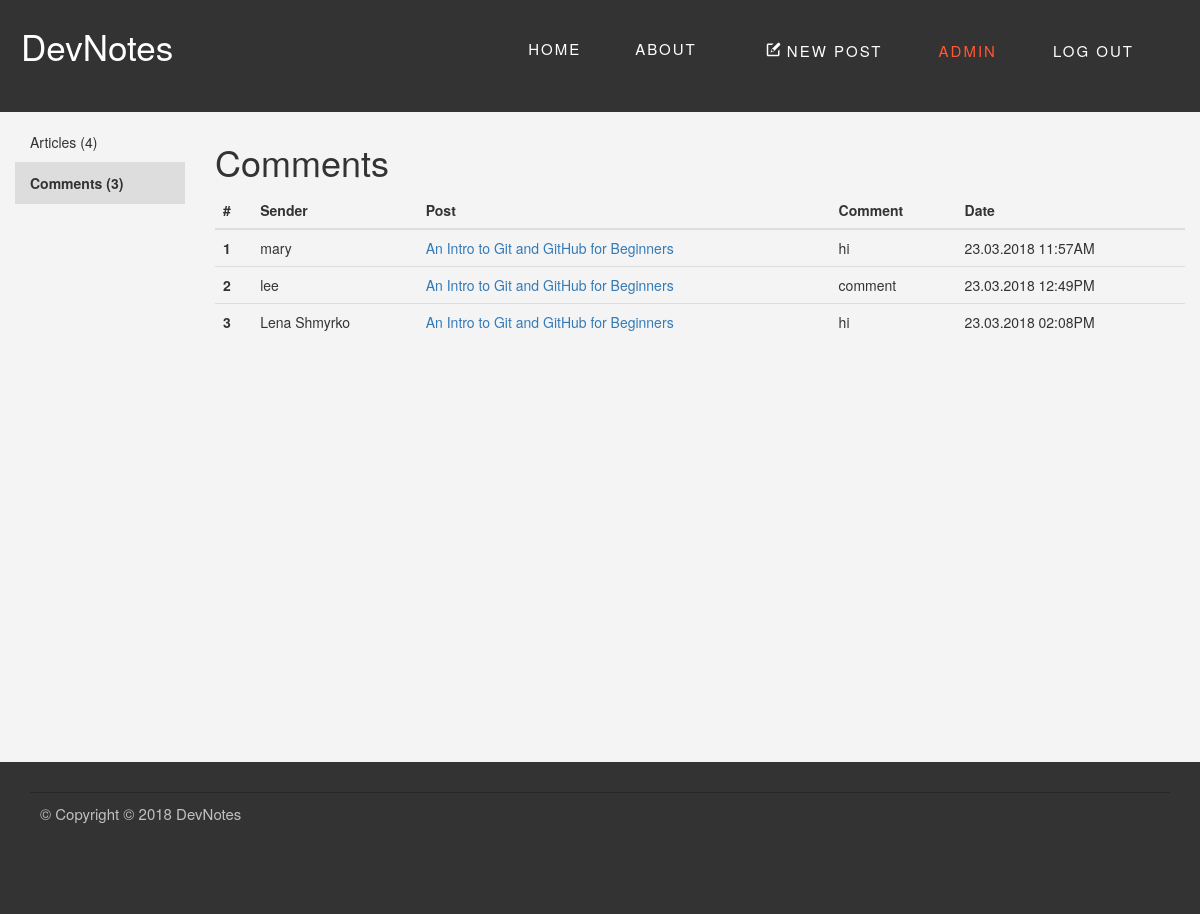
/admin/comments (signed in), run on the app's committed database.
### my_blog/blueprints/blog/models.py (models this page shows, shortened)
class Comment(db.Model):
    id = db.Column(db.Integer, primary_key=True)
    sender = db.Column(db.String(128))
    picture_url = db.Column(db.String(128))
    date = db.Column(db.DateTime)
    content = db.Column(db.String(516))
    blogpost_id = db.Column(db.Integer, db.ForeignKey('blog_post.id'),
                            nullable=False)
    level = db.Column(db.Integer)
    @staticmethod
    def get_all():
        return Comment.query.all()
    def get_blogpost(self):
        return BlogPost.get_by_id(self.blogpost_id)
    def formated_date(self):
        return "{0:%d.%m.%Y  %I:%M%p}".format(self.date).upper()

class BlogPost(db.Model):
    id = db.Column(db.Integer, primary_key=True)
    title = db.Column(db.String(128))
    date = db.Column(db.DateTime)
    content = db.Column(db.String)
    imagePath = db.Column(db.String)
    published = db.Column(db.Boolean)
    _tags = db.relationship('Tag',
                            secondary=tags,
                            lazy='joined',
                            backref=db.backref('BlogPost',
                                               lazy='dynamic'))
    comments = db.relationship('Comment',
                               backref='blogpost',
                               lazy='dynamic')
    @staticmethod
    def get_by_id(post_id):
        return BlogPost.query.get(post_id)
    @staticmethod
    def get_all():
        return BlogPost.query.all()
    def title_url(self):
        return self.title.replace(' ', '-')
    @property
    def tags(self):
        return ",".join([tag.name for tag in self._tags])
    @tags.setter
    def tags(self, string):
        if string:
            self._tags = [Tag.get_or_create(tag)
                          for tag in string.split(',')]
        else:
            self._tags = []

### my_blog/blueprints/admin/views.py (the view)
@admin.route('/comments')
@login_required
def comments_panel():
    return render_template('admin-comments_panel.html',
                           blogposts=BlogPost.get_all(),
                           comments=Comment.get_all(),
                           blogposts_qty=len(BlogPost.get_all()),
                           comments_qty=len(Comment.get_all()))

### my_blog/app.py (called while the page is built)
@login_manager.user_loader
def load_user(user_id):
    u = User.query.get(user_id)
    return u

### my_blog/blueprints/admin/templates/admin-comments_panel.html (shortened to what this page needs)
{% extends "base.html" %}
{% block header %}
  <div class="header--standard">
    <nav class="navbar" role="navigation">
      <a class="navbar__logo" href="{{url_for('main.index')}}">DevNotes</a>
      <div class="navbar-main">
        <a class="navbar-item" href="{{url_for('main.index')}}">HOME</a>
        <a class="navbar-item" href="#">ABOUT</a>
        {% if current_user.is_authenticated %}
          <div class="navbar-admin">
          <a class="navbar-item" href="{{url_for('blog.add')}}">
            <svg class="icon">
              <use xlink:href="{{ url_for('static', filename='img/sprite.svg#icon-new-message') | replace('%23', '#')}}"></use>
            </svg>
            NEW POST
          </a>
          <a class="navbar-item active" href="{{url_for('admin.blogposts_panel')}}">
            ADMIN
          </a>
          <a class="navbar-item" href="{{url_for('auth.logout')}}">LOG OUT</a>
          </div>
        {% endif %}
      </div>
    </nav>
  </div>
{% endblock %}
{% block content %}
<div class="col-md-2 admin-panel">
  <ul class="nav flex-column">
    <li class="nav-item">
      <a class="nav-link" href="{{ url_for('admin.blogposts_panel') }}">Articles ({{ blogposts_qty }})</a>
    </li>
    <li class="nav-item active">
      <a class="nav-link active" href="#">Comments ({{ comments_qty }})</a>
    </li>
  </ul>
</div>
<div class="col-md-10 ">
  <h1>
    Comments
  </h1>
  {% if comments %}
    <table class="table">
      <thead>
        <tr>
          <th scope="col">#</th>
          <th scope="col">Sender</th>
          <th scope="col">Post</th>
          <th scope="col">Comment</th>
          <th scope="col">Date</th>
        </tr>
      </thead>
      <tbody>
        {% for comment in comments %}
          <tr>
            <th scope="row">{{ comment.id }}</th>
            <td>{{ comment.sender }}</td>
            <td><a href="{{url_for('blog.read', post_title=comment.get_blogpost().title_url())}}">{{ comment.get_blogpost().title }}</a></td>
            <td>{{ comment.content }}</td>
            <td>{{ comment.formated_date() }}</td>
          </tr>
        {% endfor %}
      </tbody>
    </table>
  {% else %}
    <p>There is no commetns yet.</p>
  {% endif %}
</div>
{% endblock %}

### my_blog/static/css/main.css (style rules this page uses)
body { background:#F4F4F4; margin:0; font-family: Oswald, "Helvetica Neue", Arial, Helvetica, Verdana, sans-serif; }
.header--standard { height: 14vh; background: #333; }
.navbar { position:absolute; top:0; width: 100%; z-index: 50; margin-bottom: 0; vertical-align: middle; padding:1rem; }
.navbar-main, .navbar-admin { display: inline-block; padding:1.5rem; height:100%; vertical-align: middle; }
.header--standard .navbar-main { float: right; }
.navbar-item { height: 5rem; padding: 2.5rem; font-size: 18px; line-height: 20px; color: white; font-size: 1.5rem; letter-spacing: 2px; }
.navbar-main a.navbar-item.active { color:#FF5733; cursor:default; }
.navbar__logo, .navbar__logo:active { padding:1rem; font-family: Oswald, "Helvetica Neue", Arial, Helvetica, Verdana, sans-serif; display:inline-block; text-align: left; color:white; font-size:3.5rem; background-color: white; color: transparent; text-shadow:none; -webkit-background-clip: text; -moz-background-clip: text; background-clip: text; text-decoration:none; }
.admin-panel a, .admin-panel a:active, .admin-panel a:hover { color:#333333; text-decoration:none; }
.admin-panel a.active, .admin-panel .nav-item.active, .nav>li>a.active:hover { cursor:default; font-weight:bold; background:#DDDDDD; }
.admin-panel li { border-bottom:1px #DDDDDD solid; }
.icon { fill: currentColor; height:1.5rem; width:1.5rem; }

### data on the page
Comment: id "1", sender "mary", get_blogpost "An Intro to Git and GitHub for Beginners", content "hi", formated_date "23.03.2018 11:57AM"
Comment: id "2", sender "lee", get_blogpost "An Intro to Git and GitHub for Beginners", content "comment", formated_date "23.03.2018 12:49PM"
Comment: id "3", sender "Lena Shmyrko", get_blogpost "An Intro to Git and GitHub for Beginners", content "hi", formated_date "23.03.2018 02:08PM"

### other printed values
{{ blogposts_qty }} "4"
{{ comments_qty }} "3"
